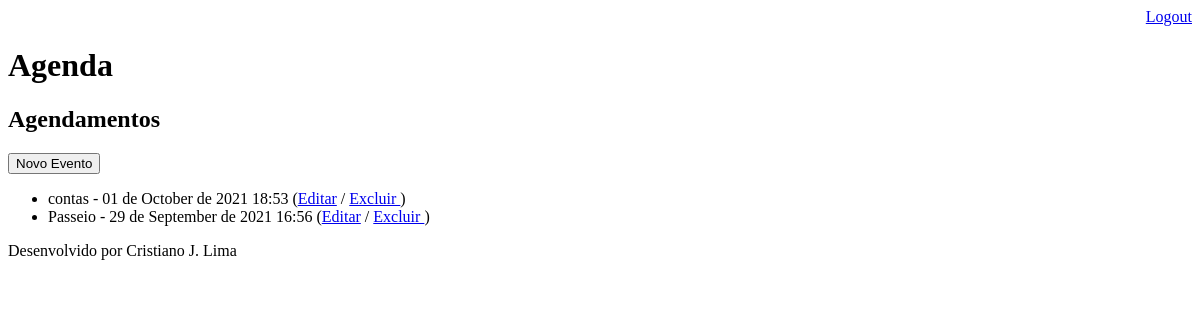
Page /agenda/ (signed in) on the earlier database version.
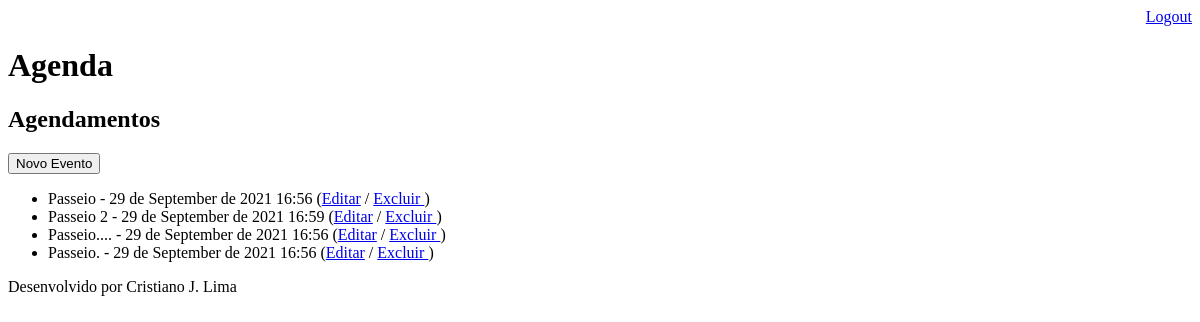
Same page on the later database version.
### core/models.py (models this page shows, shortened)
class Evento(models.Model):
    titulo = models.CharField(max_length=100)
    descricao = models.TextField(blank=True, null=True)
    data_evento = models.DateTimeField(verbose_name='Data do Evento')
    data_criacao = models.DateTimeField(auto_now=True)
    usuario = models.ForeignKey(User, on_delete=models.CASCADE)
    class Meta:
        db_table = 'evento'
    def get_data_evento(self):
        return self.data_evento.strftime('%d de %B de %Y %H:%M')
    def get_evento_atrasado(self):
        if self.data_evento < datetime.now():
            return True
        else:
            return False

### core/views.py (the view)
# urls.py: path('agenda/', views.lista_eventos),
@login_required(login_url='/login/')
def lista_eventos(request):
    usuario = request.user
    data_atual = datetime.now() - timedelta (hours=1)
    evento = Evento.objects.filter(usuario=usuario,
                                    data_evento__gt=data_atual)
    dados = {'eventos':evento}
    return render(request, 'agenda.html', dados)

### templates/agenda.html (shortened to what this page needs)
{% extends "model-page.html" %}
{% block content %}
    <h2>Agendamentos</h2>
    <a href="evento/">
        <button type="button">Novo Evento</button>
    </a>
    <ul styles="...">
        {% for evento in eventos  %}
            <li>
                <div style= >
                    {{ evento.titulo }} - {{ evento.get_data_evento }}
                    (<a href="evento/?id={{ evento.id }}">Editar</a>
                    / <a href="evento/delete/ {{ evento.id }}/"> Excluir </a>)
                </div>
            </li>
        {% endfor %}
    </ul>
{% endblock %}

### templates/model-page.html
<!DOCTYPE html>
<html lang="en">
<head>
    {%  include "model-header.html" %}
</head>
<body>
    {% block content %} {% endblock %}
    {% include "model-footer.html" %}
</body>
</html>

### templates/model-header.html (shortened to what this page needs)
    <div align="right">
        <a href="/logout">Logout</a>
    </div>
    <h1>Agenda</h1>

### templates/model-footer.html
<p>Desenvolvido por Cristiano J. Lima</p>

Differences in the rows shown:
removed Evento: titulo "contas", get_data_evento "01 de October de 2021 18:53"
added Evento: titulo "Passeio 2", get_data_evento "29 de September de 2021 16:59"
added Evento: titulo "Passeio....", get_data_evento "29 de September de 2021 16:56"
added Evento: titulo "Passeio.", get_data_evento "29 de September de 2021 16:56"
